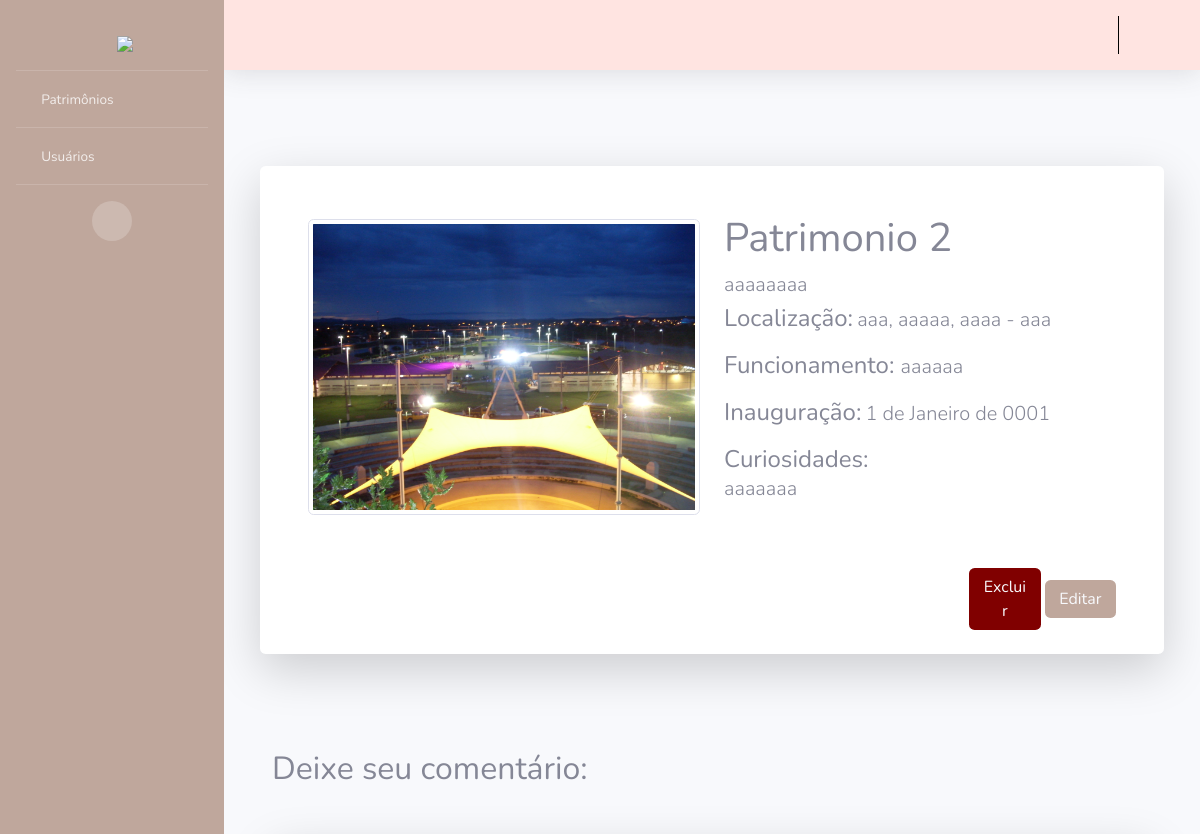
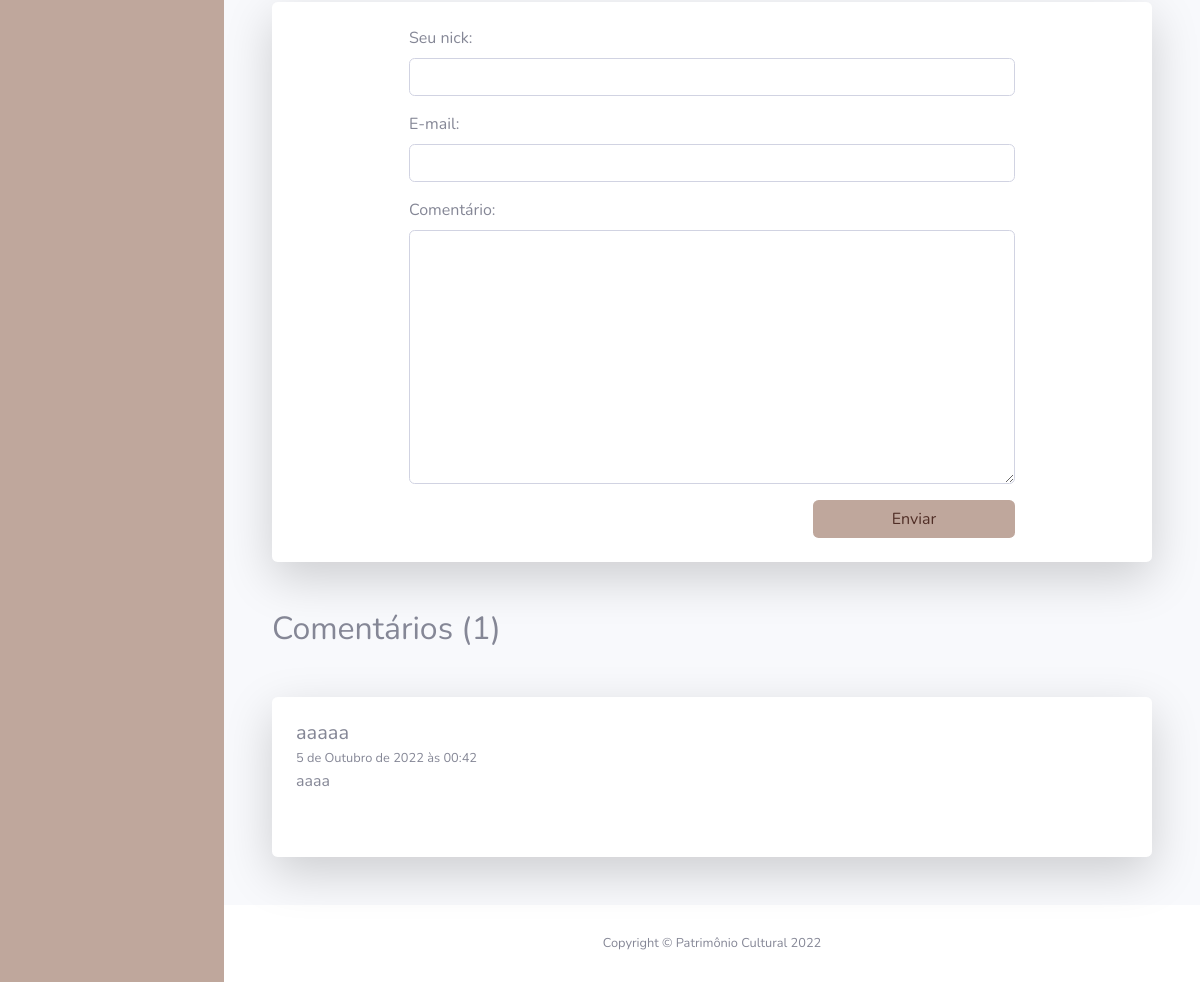
The app's page /showPatrimonio/2 (signed in), older data (2 pictures, top to bottom).
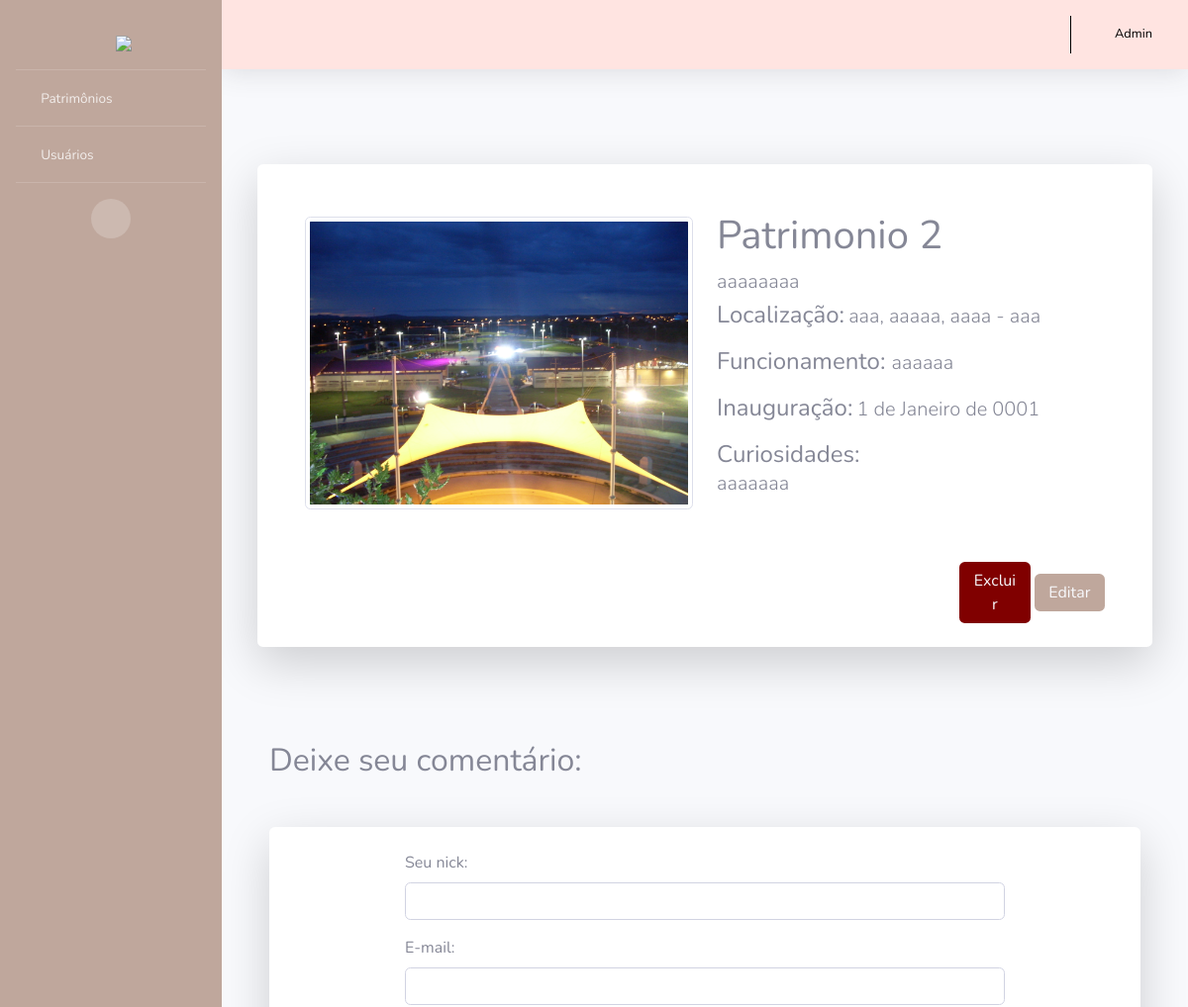
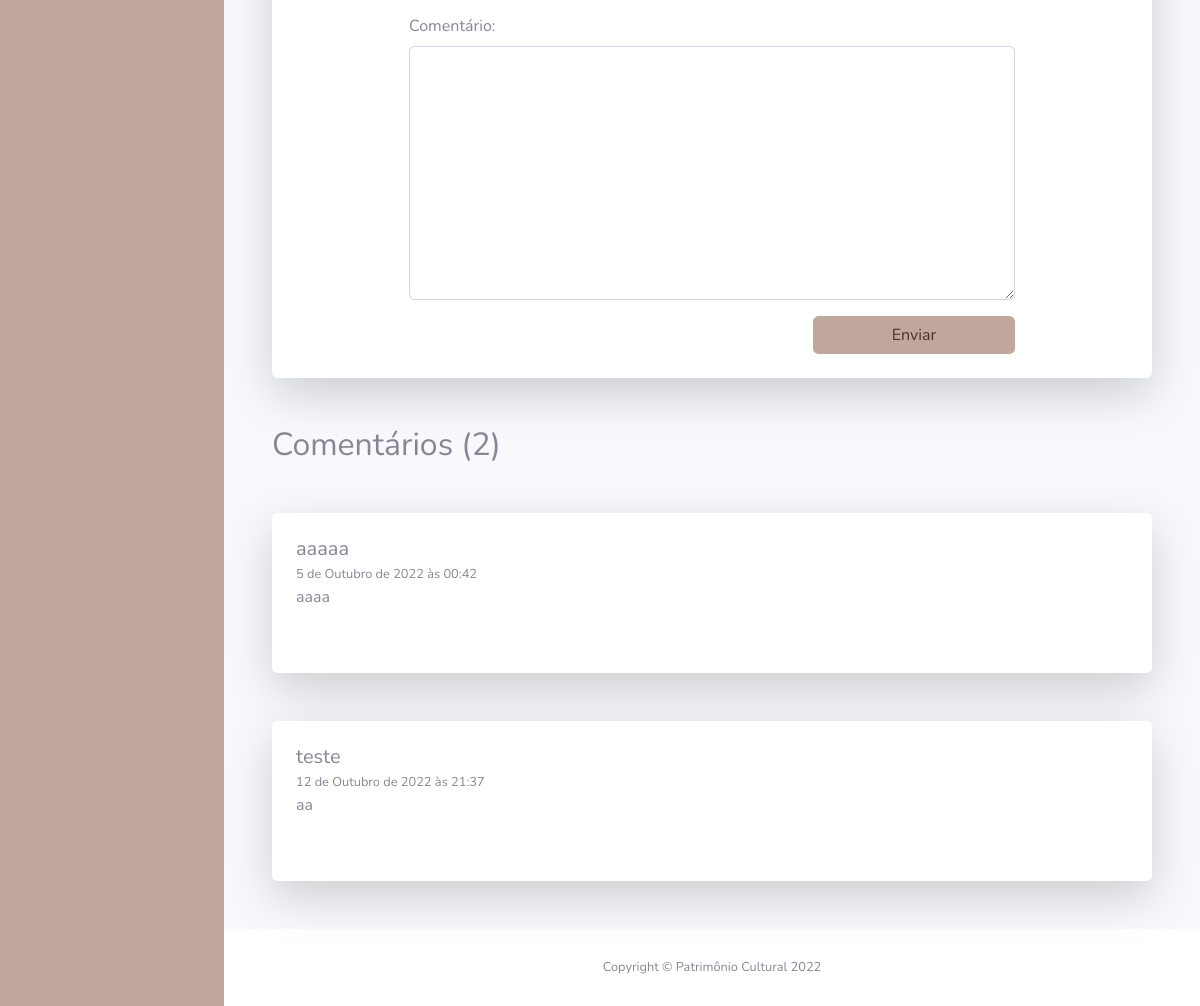
The same page, newer data (2 pictures, top to bottom).
### PC/models.py (models this page shows, shortened)
class Comentario(models.Model):
    codigo = models.AutoField(primary_key=True)
    patrimonio = models.ForeignKey(Patrimonio, on_delete=models.CASCADE)
    nome = models.CharField(max_length=100)
    email = models.EmailField()
    comentario = models.TextField()
    data = models.DateTimeField(default=datetime.now(), blank=True)

class Usuario(AbstractUser):
    cidade = models.CharField(max_length=100)
    choices_tipo = (
        ('S', 'Auxiliar'),
        ('A', 'Administrador')
        )
    tipo = models.CharField(max_length=1, choices=choices_tipo)

### PC/views.py (the view)
# urls.py: path('showPatrimonio/<int:id>', showP, name='url_showP'),
def showP(request, id):
    patr = Patrimonio.objects.get(pk=id)
    qtdComent = Comentario.objects.filter(patrimonio = id). aggregate(decla_count=Count ('*'))
    comt = Comentario.objects.filter(patrimonio = id)
    if request.method == "POST":
        form = ComentarioForm(request.POST, request.FILES)
        if form.is_valid():
            obj = Comentario.objects.create(
                patrimonio = Patrimonio(codigo = id),
                nome = form.cleaned_data.get("nome"),
                comentario = form.cleaned_data.get("comentario"),
                data = datetime.now(),
            )
            obj.save()
            return redirect("/showPatrimonio/"+str(id))
    else:
        form = ComentarioForm()
    pacote = {
        "patrimonio": patr,
        "form": form,
        "qtdComent": qtdComent,
        "comentarios": comt,
    }
    return render(request,"showP.html", pacote)

### PC/forms.py
class ComentarioForm(django_forms.Form):
    nome = django_forms.CharField(max_length=100, label="Seu nick:")
    email = django_forms.EmailField(label="E-mail:")
    comentario = django_forms.CharField(widget=django_forms.Textarea, max_length=1000, label="Comentário:")

### PC/templates/showP.html (shortened to what the changed rows need)
{% extends request.user.is_authenticated|yesno:'layouts/layout.html,layouts/index.html' %}
{% block conteudo %}
{% load crispy_forms_tags %}
<section class="category-section" >
  <div class="container" data-aos="fade-up">
    <div class="row mb-5">
      <div class="d-md-flex post-entry-2 half">
        <div class="card o-hidden border-0 shadow-lg my-5">
          <div class="card-body p-0">
              <section class="py-0">
                  <div class="container px-4 px-lg-5 my-5">
                      <div class="row gx-4 gx-lg-5 align-items-center">
                          <div class="col-md-6">
                            <h1 class="">{{ patrimonio.nome }}</h1>
                          </div>
                      </div>
                  </div>
              </section>
          </div>
        </div>
      </div>
    </div>
  </div>
</section>
<section class="category-section" >
  <div class="container" data-aos="fade-up">
    <h2>Deixe seu comentário:</h2>
  </div>
</section>
<section class="category-section" >
  <div class="container" data-aos="fade-up">
    <h2>Comentários ({{ qtdComent.decla_count }})</h2>
        {% for i in comentarios %}
          <div class="card o-hidden border-0 shadow-lg my-5">
              <div class="card-body p-0">
                  <div class=" m-4">
                      <div class="media g-mb-30 media-comment">
                          <div class="media-body u-shadow-v18 g-bg-secondary g-pa-30">
                            <div class="">
                              <h5 class="h5 g-color-gray-dark-v1 mb-0">{{ i.nome }}</h5>
                              <span class="g-color-gray-dark-v4 g-font-size-12"><small>{{ i.data }}</small></span>
                            </div>
                            <p>{{ i.comentario }}</p>
                            <ul class="list-inline d-sm-flex my-0">
                              {% load permission_tags %}
                              {%if user|can:'remover_comentario'%}
                              <li class="list-inline-item ml-auto">
                                <a class="u-link-v5 g-color-gray-dark-v4 g-color-primary--hover" href="{% url 'url_delC' patrimonio.codigo i.codigo %}">
                                  <i class="fa fa-trash text-laranja g-pos-rel g-top-1 g-mr-3"></i>
                                </a>
                              </li>
                              {% endif%}
                            </ul>
                          </div>
                      </div>
                  </div>
              </div>
          </div>
        {% endfor %}
  </div>
</section>
{% endblock %}

### PC/templates/layouts/layout.html (shortened to what this page needs)
{% load static %}
<!DOCTYPE html>
<html lang="pt-br">
<head>
    <link href="{% static 'vendor/fontawesome-free/css/all.min.css' %}" rel="stylesheet" type="text/css">
    <link href="{% static 'css/sb-admin-2.css' %}" rel="stylesheet">
</head>
<body id="page-top">
    <div id="wrapper">
        <ul class="navbar-nav bg-marrom sidebar sidebar-dark accordion" id="accordionSidebar">
            <a class="sidebar-brand d-flex align-items-center justify-content-center" href="{% url 'url_index' %}">
                <div class="sidebar-brand-icon">
                    <i class="fas fa-map-marker-alt text-logo"></i>
                </div>
                <div class="sidebar-brand-text mx-2 mt-3"><img src="{% static 'img/logocerta1.png'%}" style="width: 70%;"></div>
            </a>
            <hr class="sidebar-divider my-0">
            <li class="nav-item">
                <a class="nav-link collapsed" href="#" data-toggle="collapse" data-target="#patrimonios"
                    aria-expanded="true" aria-controls="collapseUtilities">
                    <i class="fas fa-fw fas fa-map-marked-alt"></i>
                    <span>Patrimônios</span>
                </a>
                        {% load permission_tags %}
            </li>
            {% if user|has_role:'administrador' %}
            <hr class="sidebar-divider my-0">
            <li class="nav-item">
                <a class="nav-link collapsed" href="#" data-toggle="collapse" data-target="#usuarios"
                    aria-expanded="true" aria-controls="collapseUtilities">
                    <i class="fas fa-fw fas fa-user"></i>
                    <span>Usuários</span>
                </a>
            </li>
            {% endif %}
            <hr class="sidebar-divider d-none d-md-block">
            <div class="text-center d-none d-md-inline">
                <button class="rounded-circle border-0" id="sidebarToggle"></button>
            </div>
        </ul>
        <div id="content-wrapper" class="d-flex flex-column">
            <div id="content">
                <nav class="navbar navbar-expand navbar-light topbar mb-4 static-top shadow bg-rosa">
                    <ul class="navbar-nav ml-auto">
                        <li class="nav-item dropdown no-arrow">
                            <a class="nav-link dropdown-toggle" href="#" id="userDropdown" role="button"
                                data-toggle="dropdown" aria-haspopup="true" aria-expanded="false">
                                <span class="mr-2 d-none d-lg-inline text-preto small"><i class="fas fa-user"></i>&nbsp;&nbsp;{{ user.get_full_name }}</span>
                            </a>
                        </li>
                    </ul>
                </nav>
                <div class="container-fluid">
                    {% block conteudo %}
                    {% endblock %}
                </div>
            </div>
            <footer class="sticky-footer bg-white">
                <div class="container my-auto">
                    <div class="copyright text-center my-auto">
                        <span>Copyright &copy; Patrimônio Cultural 2022</span>
                    </div>
                </div>
            </footer>
        </div>
    </div>
</body>
</html>

Row changes from the older to the newer data that the page shows:
now on this page (row edited): Usuario: get_full_name "Admin"
added Comentario: nome "teste", data "12 de Outubro de 2022 às 21:37", comentario "aa"
Text that changed along with them:
{{ qtdComent.decla_count }}: "1" → "2"
